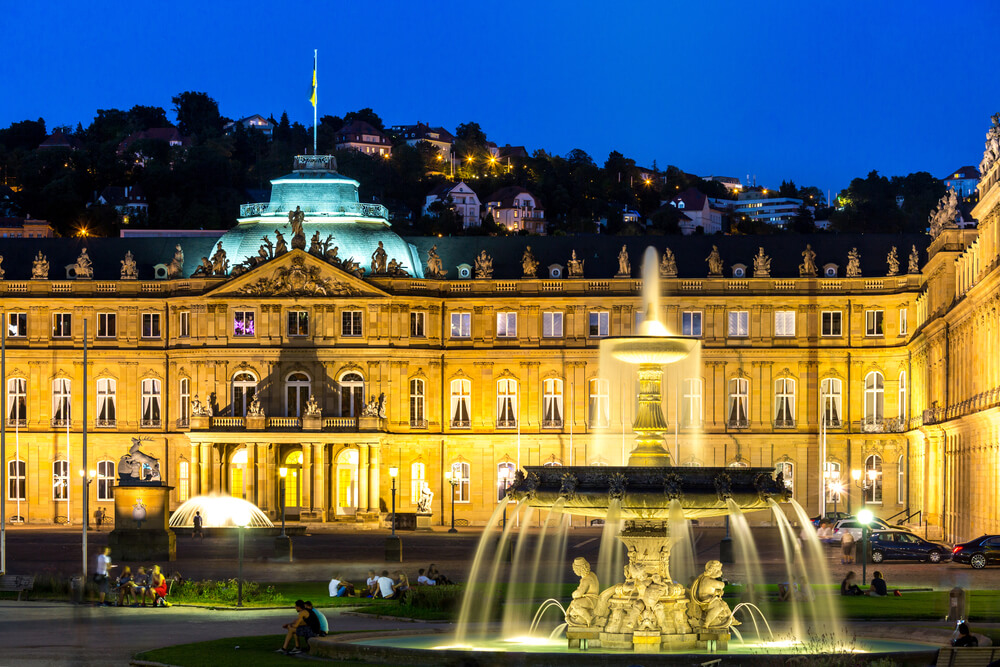
%> input picture Projekt/stuttgart.jpg, 1000 x 667 px
$ octave aufgabenteil_e.m   (GNU Octave 9; MATLAB toolbox functions it lacks are replaced by stand-ins)
%> lines starting %> are read from the running program, lines starting %| are printed output that depends on the picture; in (x1, y1, x2, y2) boxes, pixels count from 0 and x2, y2 are one past the last pixel; in counts of white or black regions, pixels touching at a corner belong together; the program's own positions count from 1
% Binärbilder 2 und 3 vorbereiten

% 1. Zielgröße bestimmen
I_farbbild = imread('stuttgart.jpg');
%> I_farbbild is the input picture: size 667x1000x3 uint8; mean R, G, B 96.8, 100.4, 90.7
zielgroesse = size(I_farbbild(:,:,1));
%> zielgroesse = [667 1000]

% 2. Binaerbild_2 aus "warning.png"
I_warn = imread('warning.png');
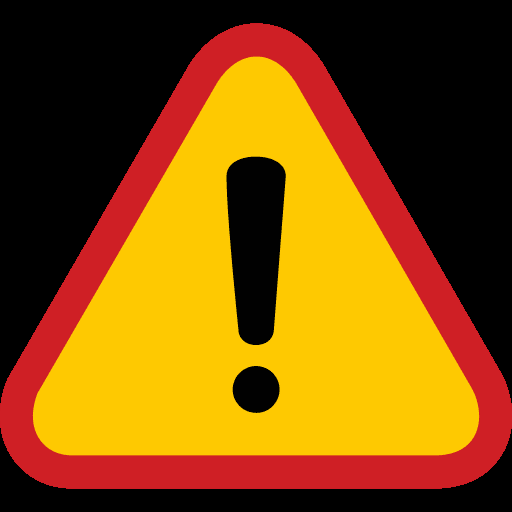
%> input picture Projekt/warning.png, 512 x 512 px
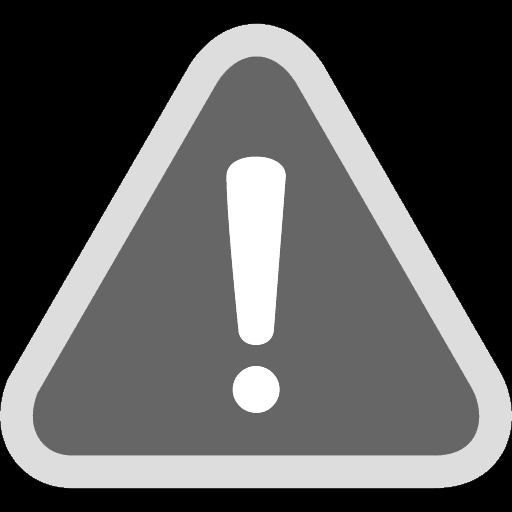
%> I_warn: size 512x512 uint8; min 0, max 15, mean 5.21; drawn with min black and max white
if size(I_warn, 3) == 3
    I_warn_gray = rgb2gray(I_warn);
else
    I_warn_gray = I_warn;
end

BW2 = imbinarize(I_warn_gray);
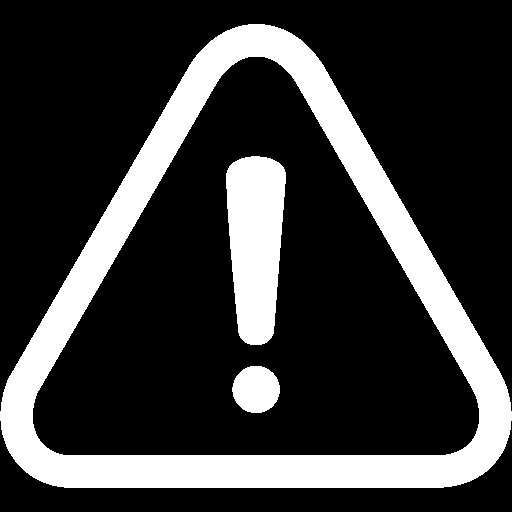
%> BW2: size 512x512 logical; 22.2% white; 3 white regions, box (x1, y1, x2, y2) and area: (0, 24, 512, 488) 47629, (226, 156, 286, 345) 8915, (232, 366, 280, 413) 1767
Binaerbild_2 = uint8(BW2) * 255;

% Auf Zielgröße anpassen
Binaerbild_2 = imresize(Binaerbild_2, zielgroesse, 'nearest');
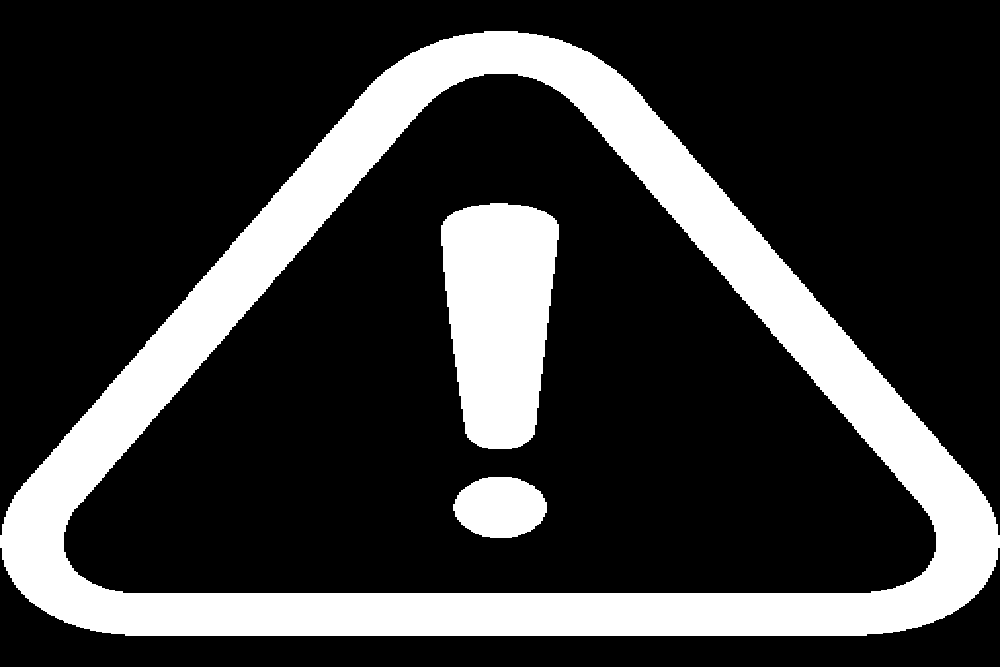
%> Binaerbild_2: size 667x1000 uint8; 22.2% white; 3 white regions, box (x1, y1, x2, y2) and area: (0, 31, 1000, 636) 121125, (441, 203, 559, 449) 22730, (453, 477, 547, 538) 4486

% Speichern
imwrite(Binaerbild_2, 'Binaerbild_2.png');

% Histogramm anzeigen
figure;
histogram(Binaerbild_2(:), 0:255, 'FaceColor', [1 0.6 0], 'EdgeColor', 'none');
xlim([-1 256]);
title('Histogramm Binaerbild\_2 (warning.png)');
xlabel('Pixelwert'); ylabel('Anzahl Pixel');
%> after `ylabel('Anzahl Pixel')`:
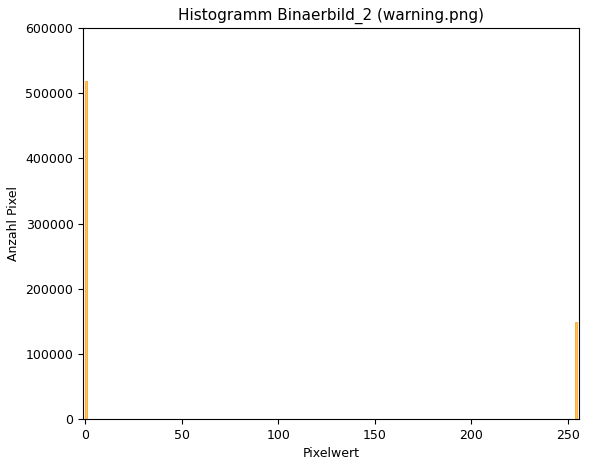
%> figure redrawn from the program's plot data; tallest bar 518659 high, from x = 0 to 1


% 3. Binaerbild_3 aus "QRCode.png"
%> (the run ends here)
